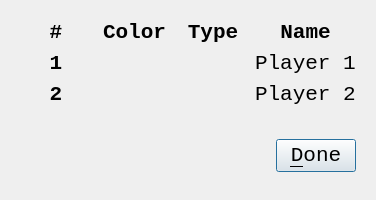
<?xml version="1.0" encoding="UTF-8"?>
<ui version="4.0">
 <class>QtBoenkenPlayersDialog</class>
 <widget class="QDialog" name="QtBoenkenPlayersDialog">
  <property name="geometry">
   <rect>
    <x>0</x>
    <y>0</y>
    <width>376</width>
    <height>200</height>
   </rect>
  </property>
  <property name="font">
   <font>
    <family>Courier New</family>
    <pointsize>16</pointsize>
   </font>
  </property>
  <property name="windowTitle">
   <string>Set up players</string>
  </property>
  <property name="windowIcon">
   <iconset resource="Boenken.qrc">
    <normaloff>:/images/R.png</normaloff>:/images/R.png</iconset>
  </property>
  <layout class="QVBoxLayout" name="verticalLayout">
   <item>
    <widget class="QWidget" name="widget_3" native="true">
     <property name="font">
      <font>
       <weight>75</weight>
       <bold>true</bold>
      </font>
     </property>
     <layout class="QGridLayout" name="gridLayout">
      <item row="0" column="0">
       <widget class="QLabel" name="label_number">
        <property name="font">
         <font>
          <family>Courier New</family>
          <pointsize>16</pointsize>
          <weight>75</weight>
          <bold>true</bold>
         </font>
        </property>
        <property name="text">
         <string>#</string>
        </property>
        <property name="alignment">
         <set>Qt::AlignCenter</set>
        </property>
       </widget>
      </item>
      <item row="0" column="1">
       <widget class="QLabel" name="label_color">
        <property name="text">
         <string>Color</string>
        </property>
        <property name="alignment">
         <set>Qt::AlignCenter</set>
        </property>
       </widget>
      </item>
      <item row="0" column="2">
       <widget class="QLabel" name="label_3">
        <property name="text">
         <string>Type</string>
        </property>
        <property name="alignment">
         <set>Qt::AlignCenter</set>
        </property>
       </widget>
      </item>
      <item row="0" column="3">
       <widget class="QLabel" name="label_name">
        <property name="text">
         <string>Name</string>
        </property>
        <property name="alignment">
         <set>Qt::AlignCenter</set>
        </property>
       </widget>
      </item>
      <item row="1" column="0">
       <widget class="QLabel" name="label_1">
        <property name="font">
         <font>
          <family>Courier New</family>
          <pointsize>16</pointsize>
          <weight>75</weight>
          <bold>true</bold>
         </font>
        </property>
        <property name="text">
         <string>1</string>
        </property>
        <property name="alignment">
         <set>Qt::AlignCenter</set>
        </property>
       </widget>
      </item>
      <item row="1" column="1">
       <widget class="QLabel" name="label_color_1">
        <property name="text">
         <string/>
        </property>
        <property name="pixmap">
         <pixmap resource="Boenken.qrc">:/images/PlayerRed.png</pixmap>
        </property>
        <property name="alignment">
         <set>Qt::AlignCenter</set>
        </property>
       </widget>
      </item>
      <item row="1" column="2">
       <widget class="QLabel" name="label_type_1">
        <property name="text">
         <string/>
        </property>
        <property name="pixmap">
         <pixmap resource="Boenken.qrc">:/images/Human.png</pixmap>
        </property>
        <property name="alignment">
         <set>Qt::AlignCenter</set>
        </property>
       </widget>
      </item>
      <item row="1" column="3">
       <widget class="QLabel" name="label_name_1">
        <property name="font">
         <font>
          <weight>50</weight>
          <bold>false</bold>
         </font>
        </property>
        <property name="text">
         <string>Player 1</string>
        </property>
       </widget>
      </item>
      <item row="2" column="0">
       <widget class="QLabel" name="label_2">
        <property name="font">
         <font>
          <family>Courier New</family>
          <pointsize>16</pointsize>
          <weight>75</weight>
          <bold>true</bold>
         </font>
        </property>
        <property name="text">
         <string>2</string>
        </property>
        <property name="alignment">
         <set>Qt::AlignCenter</set>
        </property>
       </widget>
      </item>
      <item row="2" column="1">
       <widget class="QLabel" name="label_color_2">
        <property name="text">
         <string/>
        </property>
        <property name="pixmap">
         <pixmap resource="Boenken.qrc">:/images/PlayerBlue.png</pixmap>
        </property>
        <property name="alignment">
         <set>Qt::AlignCenter</set>
        </property>
       </widget>
      </item>
      <item row="2" column="2">
       <widget class="QLabel" name="label_type_2">
        <property name="text">
         <string/>
        </property>
        <property name="pixmap">
         <pixmap resource="Boenken.qrc">:/images/Computer.png</pixmap>
        </property>
        <property name="alignment">
         <set>Qt::AlignCenter</set>
        </property>
       </widget>
      </item>
      <item row="2" column="3">
       <widget class="QLabel" name="label_name_2">
        <property name="font">
         <font>
          <weight>50</weight>
          <bold>false</bold>
         </font>
        </property>
        <property name="text">
         <string>Player 2</string>
        </property>
       </widget>
      </item>
     </layout>
    </widget>
   </item>
   <item>
    <widget class="QWidget" name="widget_4" native="true">
     <layout class="QHBoxLayout" name="horizontalLayout_3">
      <item>
       <spacer name="horizontalSpacer">
        <property name="orientation">
         <enum>Qt::Horizontal</enum>
        </property>
        <property name="sizeHint" stdset="0">
         <size>
          <width>40</width>
          <height>20</height>
         </size>
        </property>
       </spacer>
      </item>
      <item>
       <widget class="QPushButton" name="button_done">
        <property name="text">
         <string>&amp;Done</string>
        </property>
       </widget>
      </item>
     </layout>
    </widget>
   </item>
  </layout>
 </widget>
 <resources>
  <include location="Boenken.qrc"/>
 </resources>
 <connections/>
</ui>
